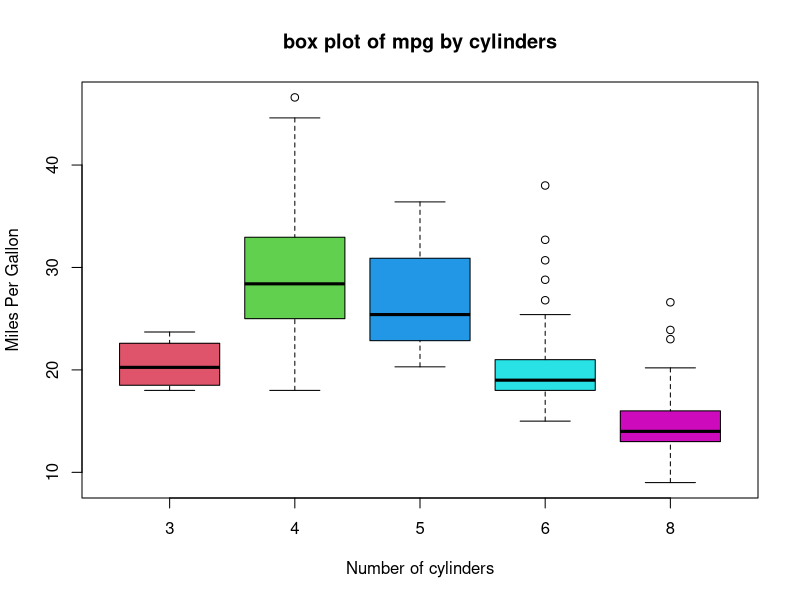
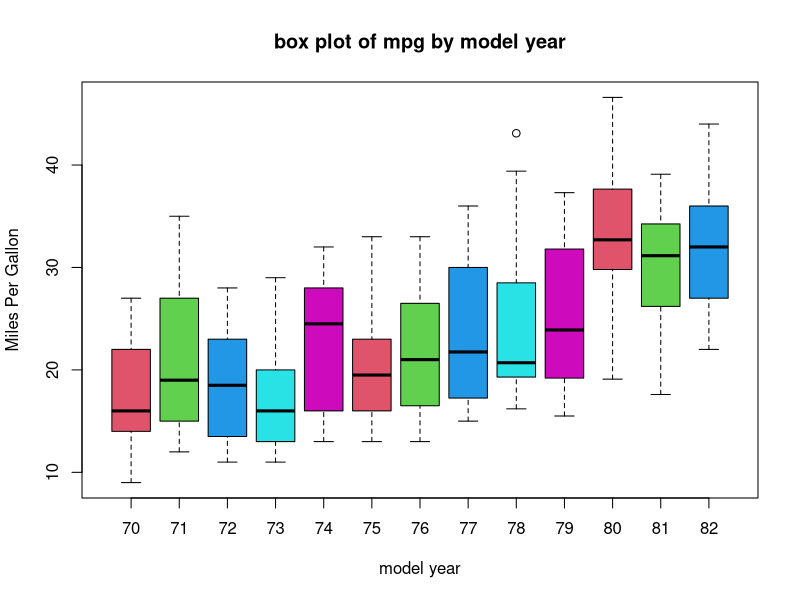
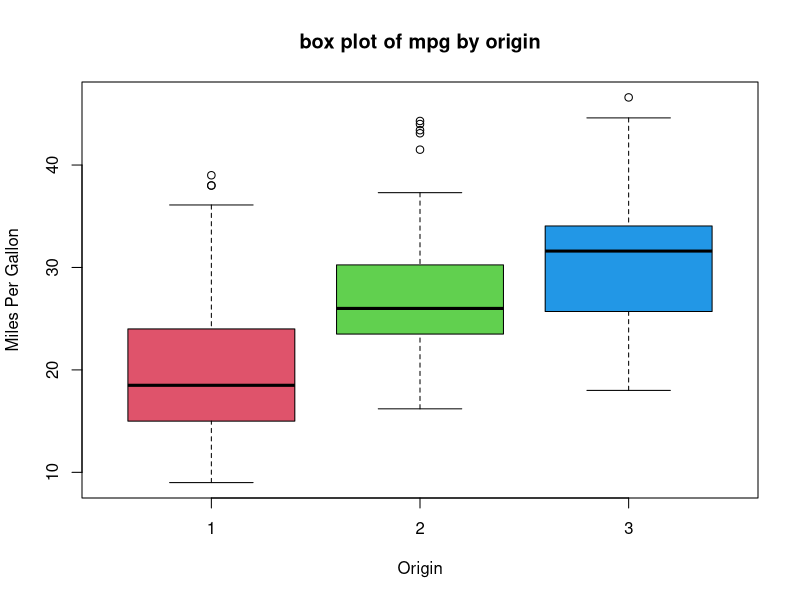
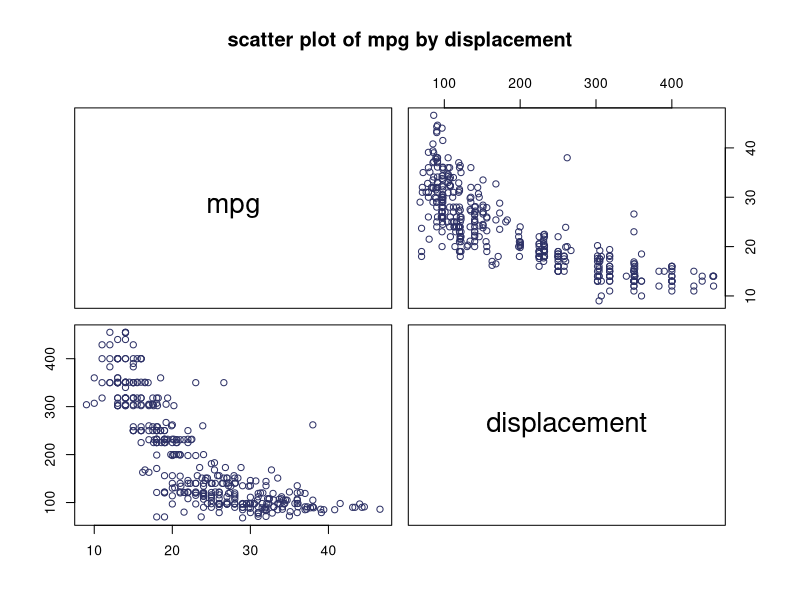
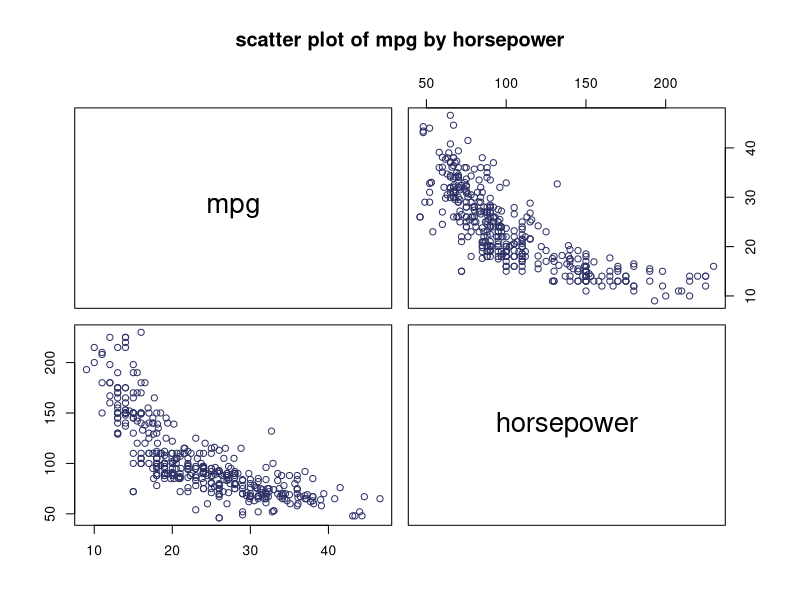
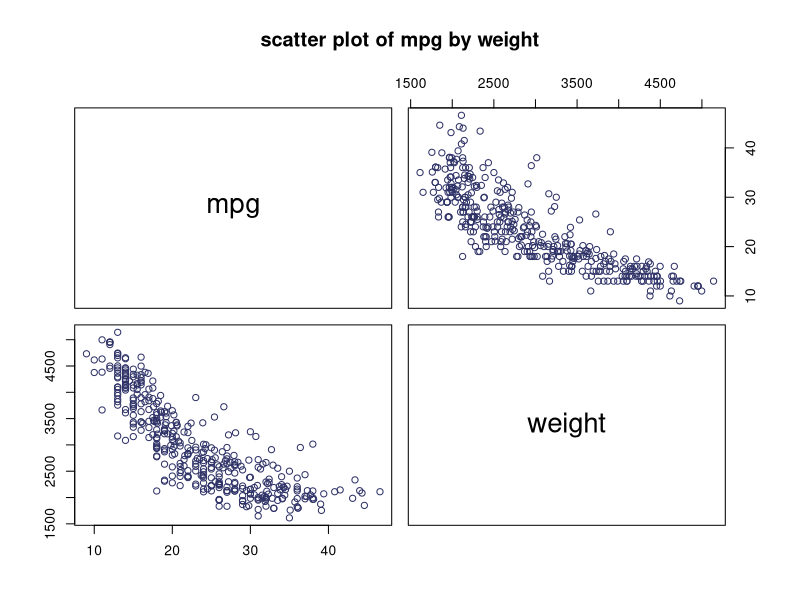
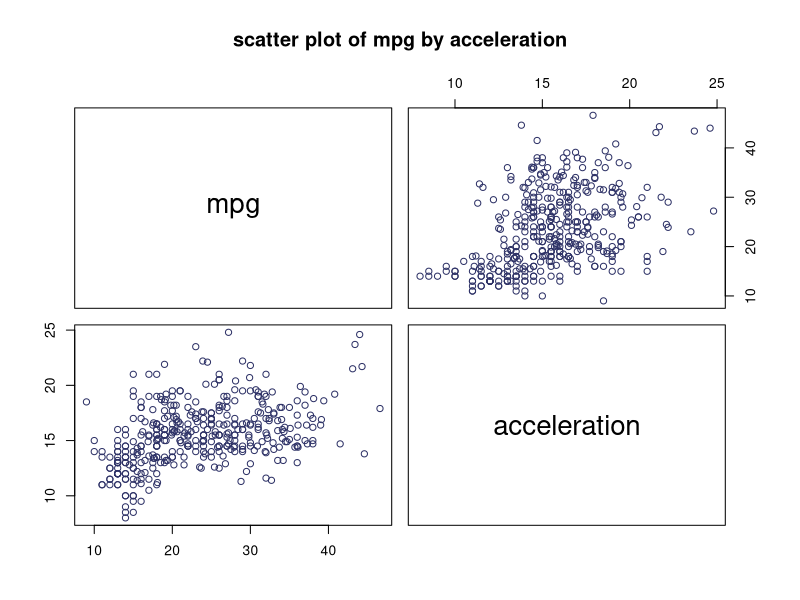

Here is the R script that generated these plots, in order:
# Download package (tai cac thu vien):
library("dplyr")      #analysize data
library("ggplot2")    #draw plot
library("readr")      #import data
library("tidyverse")  #draw boxplot

# I/ import data (nhap du lieu):
setwd("D:/Education/Computer Engineering/Semester 221/Probability and Statistics/Assignment/Data")
data<-read.csv("auto_mpg.csv", header = TRUE, sep = ";",  na.strings=c("?"))

# II/ Làm sạch dữ liệu (cleanning data):
# 1) Loại bỏ các dữ liệu bị khuyết
apply(is.na(data), 2, sum)  # thống kê số lượng quan sát khuyết đối với từng biến
apply(is.na(data), 2, mean) # thống kê tỷ lệ giá trị khuyết đối với từng biến
new_data <- na.omit(data)   # xóa các quan sát mà có giá trị khuyết

nrow(data)                               # số quan sát ban đầu  
nrow(new_data)                           # số quan sát còn lại sau khi xóa
nrow(data) - nrow(new_data)              # số lượng quan sát đã bị xóa
(nrow(data) - nrow(new_data))/nrow(data) # tỷ lệ các quan sát đã bị xóa
# 2) đặt lại tên và loại bỏ bớt biến
new_data = data.frame(mpg = new_data$mgp,
                     cylinders = new_data$cylinders,
                     displacement = new_data$displacement,
                     horsepower = new_data$horsepower,
                     weight = new_data$weight,
                     acceleration = new_data$acceleration,
                     model_year = new_data$model_year,
                     origin = new_data$origin)

# III/ Data visualization (làm rõ dữ liệu):
# 1) Tính các giá trị đặc trưng cho các biến định lượng
mpg <- new_data$mpg
displacement <- new_data$displacement
horsepower <- new_data$horsepower
weight <- new_data$weight
acceleration <- new_data$acceleration
convariables <- data.frame(mpg, displacement, horsepower, weight, acceleration)

length = apply(convariables, 2, length) # tính kích thước
mean = apply(convariables, 2, mean) # tính kỳ vọng
sd = apply(convariables, 2, sd) # tính độ lệch chuẩn
min = apply(convariables, 2, min) # tính giá trị nhỏ nhất
max = apply(convariables, 2, max) # tính giá trị lớn nhất
Q1 = apply(convariables, 2, quantile, probs = 0.25) # tính phân vị 1
Q2 = apply(convariables, 2, quantile, probs = 0.5) # tính phân vị 2
Q3 = apply(convariables, 2, quantile, probs = 0.75) # tính phân vị 3
table_quantitatve <- t(data.frame(length, mean, sd, min, max, Q1, Q2, Q3)) # tạo bảng thống kê

# 2) xác định số lượng từng chủng loại cho các biến định tính
table_quanlitative <- apply(new_data[,c("cylinders", "model_year", "origin")], 2, table)

# 3) Vẽ biểu đồ phân phối (histogram) cho biến phụ thuộc:
mpg_his = ggplot(new_data, aes(mpg)) + 
  geom_histogram(col="white", aes(fill=..count..)) + 
  scale_fill_gradient("frequency", low="green", high="red") + 
  xlab("miles/gallon") + 
  ylab("frequency") + 
  ggtitle('histogram of mpg')

# 4) Vẽ biểu đồ cho biến phụ thuộc mpg
# a. Vẽ biểu đồ hộp (boxplot) cho biến mpg theo cylinders, model_year, origin
cylinders_boxplot = boxplot(mpg~cylinders, 
                  data = new_data, 
                  xlab = "Number of cylinders",
                  ylab = "Miles Per Gallon",
                  main = "box plot of mpg by cylinders",
                  col = 2:6)
modelyear_boxplot = boxplot(mpg~model_year, 
                 data = new_data, 
                 xlab = "model year",
                 ylab = "Miles Per Gallon",
                 main = "box plot of mpg by model year",
                 col = 2:6)
origin_boxplot = boxplot(mpg~origin, 
                        data = new_data,
                        xlab = "Origin",
                        ylab = "Miles Per Gallon",
                        main = "box plot of mpg by origin",
                        col = 2:6)
# b. Vẽ biểu đồ phân tán (scatterplots) cho biến mpg theo displacement, horsepower, weight, acceleration
displacement_scatterplot = pairs(mpg~displacement, 
                                 data = new_data,
                                 labels = c("mpg", "displacement"),
                                 col = "#2d3166", 
                                 main = "scatter plot of mpg by displacement")

horsepower_scatterplot = pairs(mpg~horsepower, 
                                 data = new_data,
                                 labels = c("mpg", "horsepower"),
                                 col = "#2d3166", 
                                 main = "scatter plot of mpg by horsepower")
weight_scatterplot = pairs(mpg~weight, 
                               data = new_data,
                               labels = c("mpg", "weight"),
                               col = "#2d3166", 
                               main = "scatter plot of mpg by weight")
acceleration_scatterplot = pairs(mpg~acceleration, 
                           data = new_data,
                           labels = c("mpg", "acceleration"),
                           col = "#2d3166", 
                           main = "scatter plot of mpg by acceleration")

